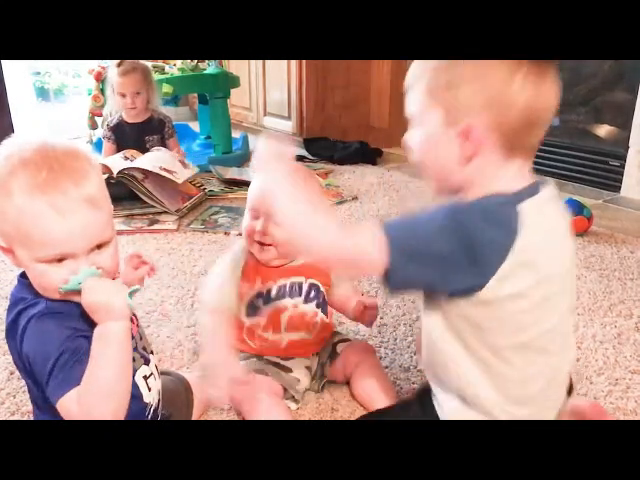
#> input picture frame 16 of test.mp4, 640 x 480 px
$ python Face_Detector_v.py
#> lines starting #> are read from the running program, lines starting #| are printed output that depends on the picture; after the words box and inside, x2 and y2 are one past the last pixel; in counts of white or black regions, pixels touching at a corner belong together
import cv2
from random import randrange
# Loading the pre-trained model
trained_face_data = cv2.CascadeClassifier(
    'haarcascade_frontalface_default.xml')


# 0 choose the default webcam
webcam = cv2.VideoCapture('test.mp4')


# must  change to greyscale
while True:

    successfull_frame_read, frame = webcam.read()
#> frame is the input picture: shape (480, 640, 3); mean B, G, R 113.2, 119.1, 146.5

    grey_scaled_image = cv2.cvtColor(frame, cv2.COLOR_BGR2GRAY)
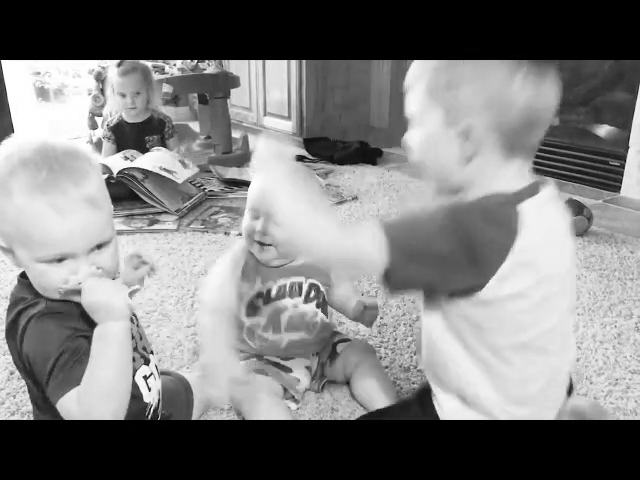
#> grey_scaled_image: shape (480, 640); min 0, max 255, mean 126.6

    # Detect faces

    face_coordinate = trained_face_data.detectMultiScale(grey_scaled_image)
#> face_coordinate = [[110, 80, 40, 40]]

    # print(face_coordinate)

    # Draw Rectangle
    for (x, y, w, h) in face_coordinate:
        cv2.rectangle(frame, (x, y), (x+w, y+h), (randrange(128, 256),
                                                  randrange(256), randrange(256)), 2)
#> this loop made 1 pass
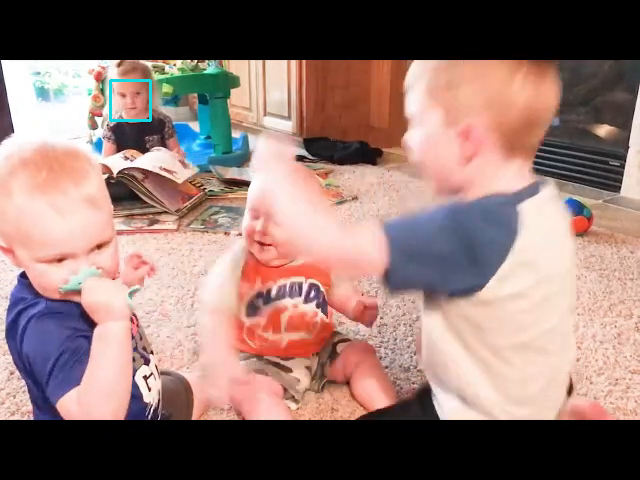
#> frame: shape (480, 640, 3); 0.15% of pixels changed, all inside (x1, y1, x2, y2) = (109, 79, 152, 122)

    # Displaying webcam
    cv2.imshow('Nanos Face Detector-Python', frame)

    key = cv2.waitKey(1)
#> (key Esc is pressed here)

    # Stop when Qkry is pressed

    if key == 81 or key == 113:
        break

# Webcam Stop

webcam.release()

print("Job Completed!")

$ run again, starting later in the video
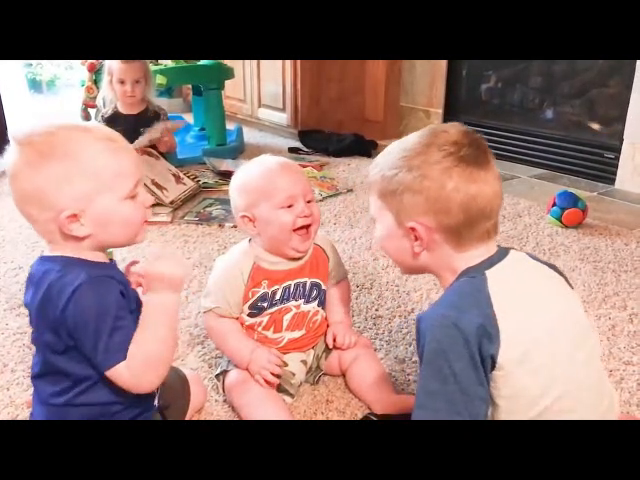
#> input picture frame 74 of test.mp4, 640 x 480 px
#> frame is the input picture: shape (480, 640, 3); mean B, G, R 106.5, 110.7, 137.3
#> `grey_scaled_image = cv2.cvtColor(frame, cv2.COLOR_BGR2GRAY)`:
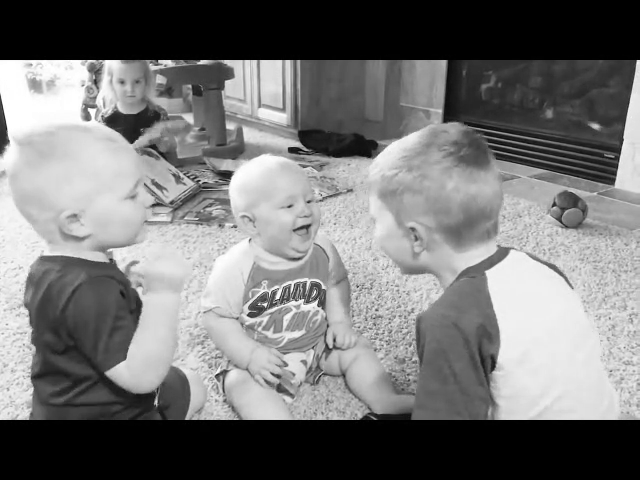
#> grey_scaled_image: shape (480, 640); min 0, max 255, mean 118.2
#> face_coordinate = [[107, 65, 45, 45]]
#> the loop `for (x, y, w, h) in face_coordinate:` made 1 pass
#> after the loop `for (x, y, w, h) in face_coordinate:`:
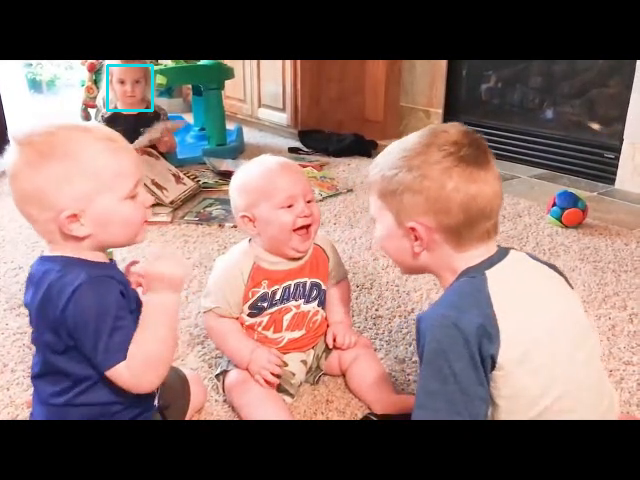
#> frame: shape (480, 640, 3); 0.17% of pixels changed, all inside (x1, y1, x2, y2) = (106, 64, 154, 112)

$ run again, starting later in the video
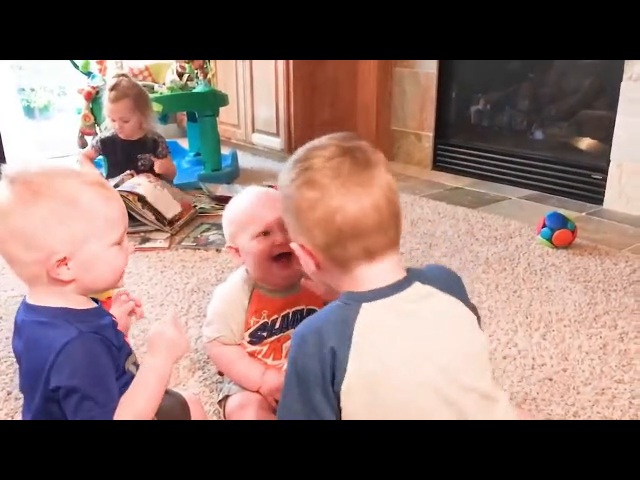
#> input picture frame 132 of test.mp4, 640 x 480 px
#> frame is the input picture: shape (480, 640, 3); mean B, G, R 107.8, 113.3, 137.8
#> `grey_scaled_image = cv2.cvtColor(frame, cv2.COLOR_BGR2GRAY)`:
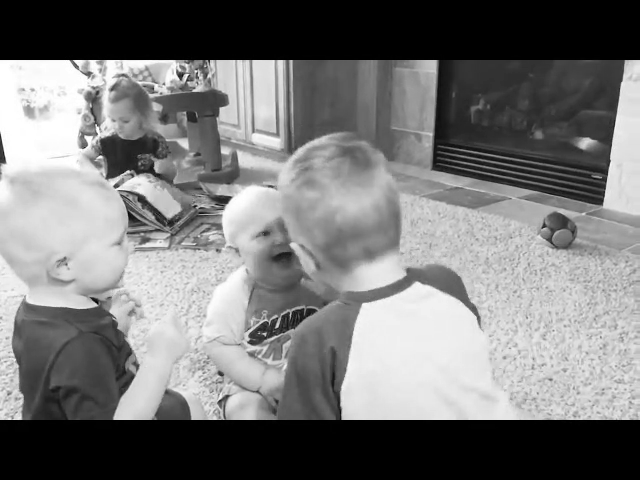
#> grey_scaled_image: shape (480, 640); min 0, max 255, mean 120
#> face_coordinate = [[214, 114, 27, 27]]
#> the loop `for (x, y, w, h) in face_coordinate:` made 1 pass
#> after the loop `for (x, y, w, h) in face_coordinate:`:
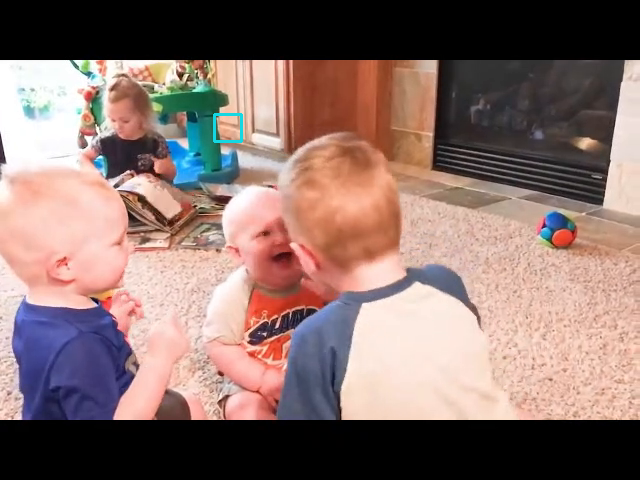
#> frame: shape (480, 640, 3); 0.1% of pixels changed, all inside (x1, y1, x2, y2) = (213, 113, 243, 143)
